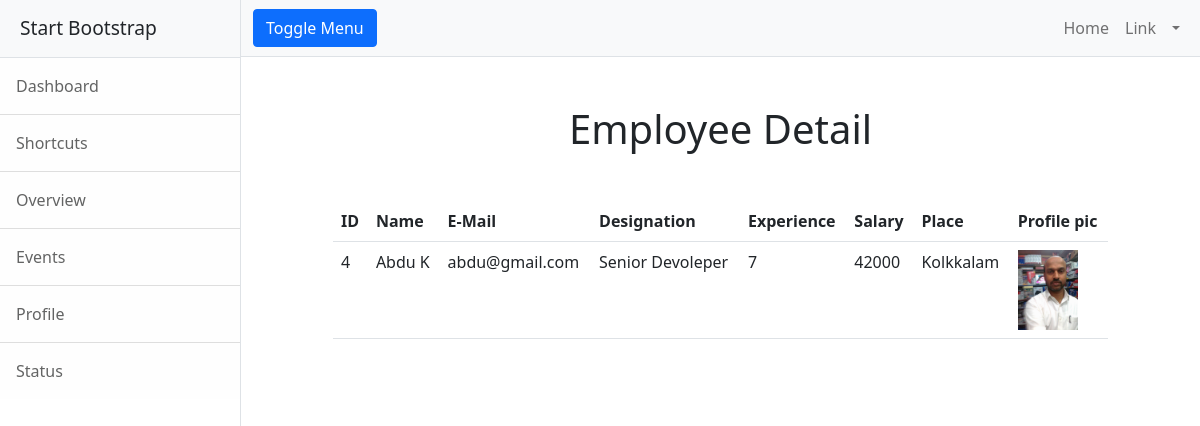
The app's page /employee/details/4 (signed in) with its own data.
### employee/models.py (models this page shows, shortened)
class Employee(models.Model):
    emp_name = models.CharField(max_length=120)
    profile_pic = models.ImageField(upload_to="profilepics",null=True)
    emp_email = models.EmailField(unique=True)
    emp_designation = models.CharField(max_length=120)
    emp_experience = models.PositiveIntegerField(default=0)    # OR (null = 0)
    emp_salary = models.PositiveIntegerField()
    emp_place = models.CharField(max_length=120,null=True)

### employee/views.py (the view)
# urls.py: path('details/<str:eid>',views.EmployeeDetailView.as_view(),name="emp-detail"),
@method_decorator(signin_required,name="dispatch")
class EmployeeDetailView(View):
    def get(self,request,*args,**kwargs):
        emp_id = kwargs.get("eid")
        qs = Employee.objects.get(id=emp_id)
        return render(request,"emp-detail.html",{"employee":qs})

### employee/views.py (called while the page is built)
def signin_required(fun):
    def wrapper(request,*args,**kwargs):
        if request.user.is_authenticated:
            return fun(request,*args,**kwargs)
        else:
            messages.error(request,"Please login")
            return redirect("sign-in")
    return wrapper

### employee/templates/emp-detail.html
{%extends 'base.html'%}
{%block body_block%}
 <h1 class="text-center my-5">Employee Detail</h1>
    <div class="row">
        <div class="col-1"></div>
        <div class="col-10">
            <table class="table">
                <tr>
                    <th>ID</th>
                    <th>Name</th>
                    <th>E-Mail</th>
                    <th>Designation</th>
                    <th>Experience</th>
                    <th>Salary</th>
                    <th>Place</th>
                    <th>Profile pic</th>
                </tr>
                <tr>
                    <td>{{employee.id}}</td>
                    <td>{{employee.emp_name}}</td>
                    <td>{{employee.emp_email}}</td>
                    <td>{{employee.emp_designation}}</td>
                    <td>{{employee.emp_experience}}</td>
                    <td>{{employee.emp_salary}}</td>
                    <td>{{employee.emp_place}}</td>
                    <td><img src="{{employee.profile_pic.url}}" alt="" height="80"></td>
                </tr>
            </table>
        </div>
        <div class="col-1"></div>
    </div>
{%endblock%}

### records on screen
Employee: id "4", emp_name "Abdu K", emp_email "abdu@gmail.com", emp_designation "Senior Devoleper", emp_experience "7", emp_salary "42000", emp_place "Kolkkalam", profile_pic (picture)
